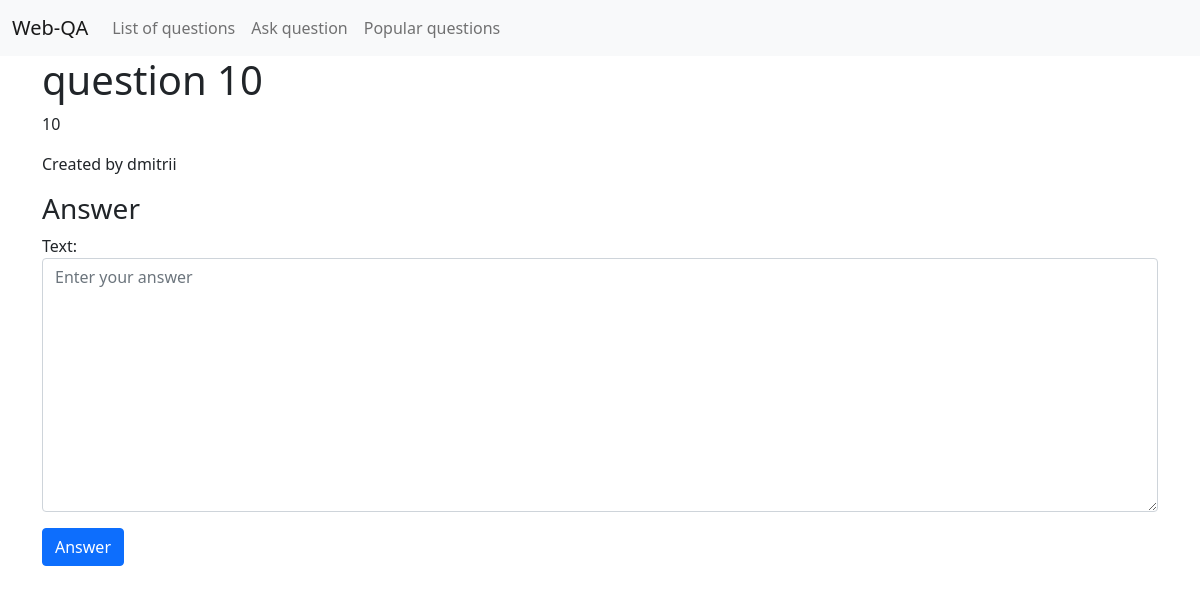
Page /question/10/ on the earlier database version.
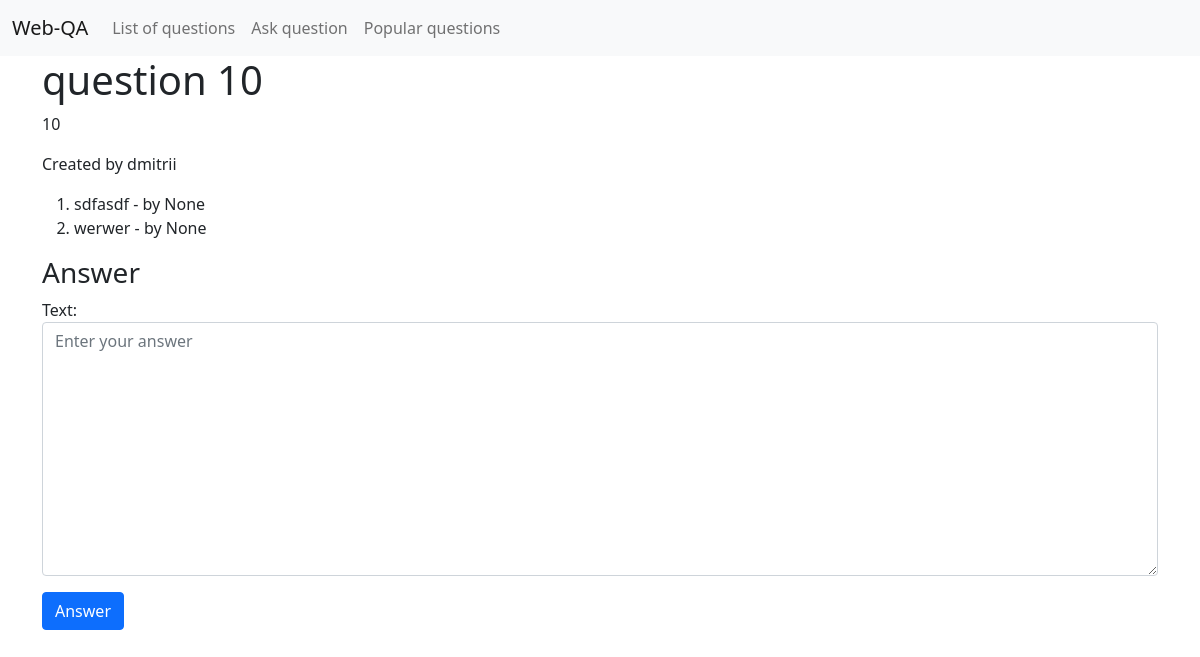
Same page on the later database version.
### qa/models.py (models this page shows, shortened)
class Answer(models.Model):
    text = models.TextField(blank=True, null=True)
    added_at = models.DateTimeField(auto_now_add=True)
    question = models.ForeignKey(Question, on_delete=models.CASCADE, blank=True, null=True)
    author = models.ForeignKey(User, on_delete=models.CASCADE, blank=True, null=True)

### qa/views.py (the view)
# urls.py: path("question/<pk>/", detail_question, name="detail"),
def detail_question(request, pk):
    question = get_object_or_404(Question, pk=pk)
    if request.method == "POST":
        form = AnswerForm(request.POST)
        if form.is_valid():
            answer = form.save()
            answer.author = request.user
            answer.save()
            return HttpResponseRedirect(question.get_absolute_url())
    else:
        form = AnswerForm(initial={"question": question.pk})
    context = {
        "question": question,
        "form": form
        }
    return render(request, "qa/detail.html", context)

### qa/forms.py (shortened to what this page needs)
class AnswerForm(forms.Form):
    text = forms.CharField(widget=forms.Textarea(
        attrs={'class': 'form-control', 'placeholder': 'Enter your answer'}))
    question = forms.IntegerField(widget=forms.HiddenInput(), required=False)

### qa/templates/qa/detail.html (shortened to what this page needs)
{% extends "qa/base.html" %}
{% block content %}
<h1>{{question.title}}</h1>
<p>{{question.text}}</p>
<p>Created by {{question.author}}</p>
<ol>
    {% for answer in question.answer_set.all %}
    <li>{{answer.text}} - by {{answer.author}}</li>
    {% endfor %}
</ol>
<h3>Answer</h3>
<form method="post" action="">
    {{ form.as_p }}
    <button type="submit" class="btn btn-primary">Answer</button>
</form>
{% endblock %}

Differences in the rows shown:
added Answer: text "sdfasdf", author "None"
added Answer: text "werwer", author "None"
